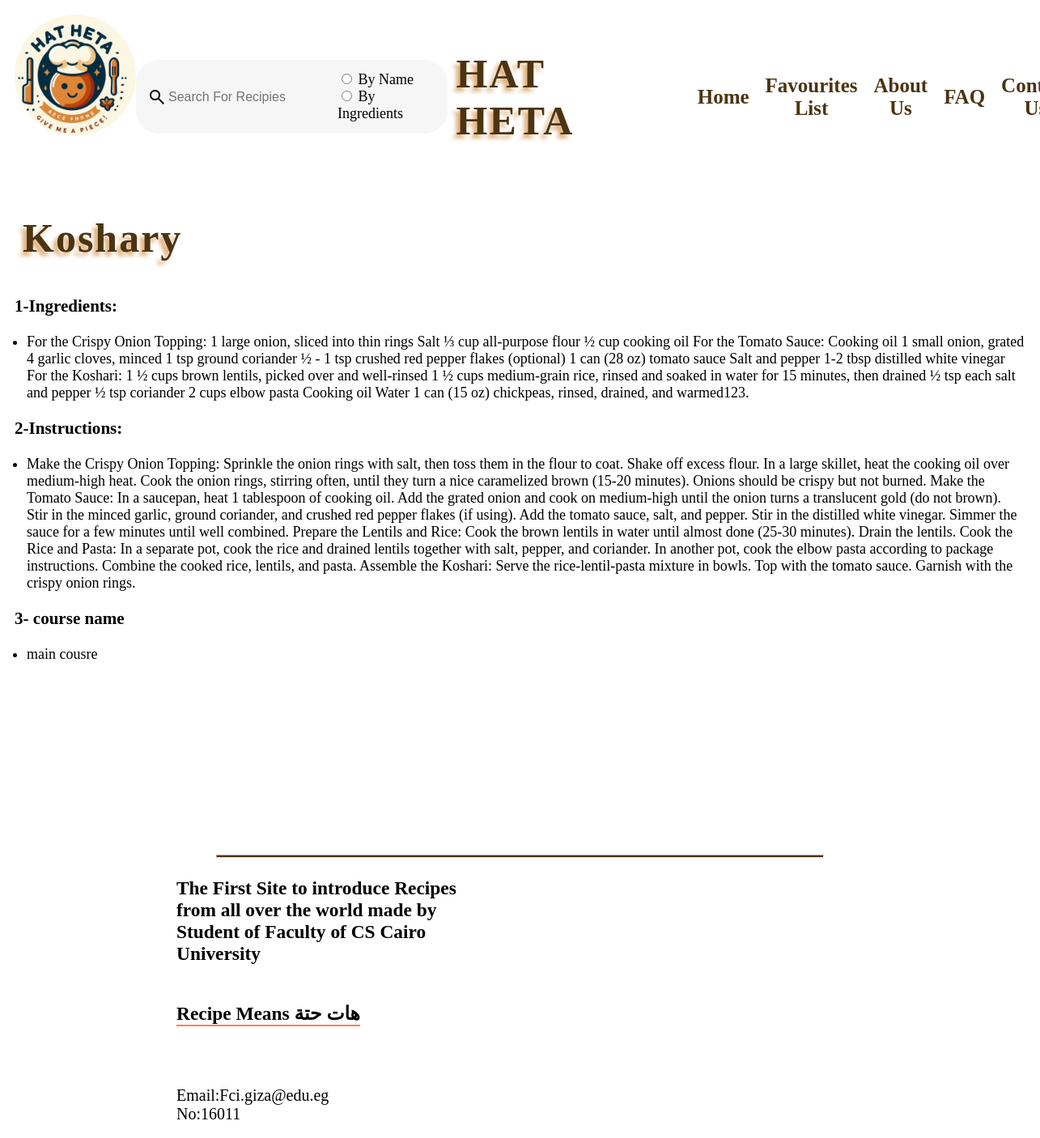
The page /display_recipe/27 on the database its author committed.
### recipe_finder_website/models.py (models this page shows)
class Recipe(models.Model):
    name = models.CharField(max_length=255)
    course_name=models.CharField(max_length=255)
    ingredients = models.CharField(max_length=1000)
    instructions = models.CharField(max_length=1000)
    image = models.ImageField(upload_to='RecipePhotos', null=True, blank=True)

### recipe_finder_website/views.py (the view)
# urls.py: path('display_recipe/<int:id>' , views.dispalyRecipe, name='displayRecipe'),
def dispalyRecipe(request , id):
    displayedRecipe = Recipe.objects.get(id = id)
    context = {'Recipe' : displayedRecipe}
    return render(request , 'USER RECIPES.html' , context)

### recipe_finder_website/templates/USER RECIPES.html (shortened to what this page needs)
<!DOCTYPE html>
<html lang="en">
<head>
    {% load static %}
    <link rel="stylesheet" href="{% static 'CSS/HATHETA.css' %}">
</head>
<body>
<div class="hea">
    <img class="basla" src="{% static 'Images/Minfa34.jpg' %}" />
    <div id="se">
        <span class="material-symbols-outlined" id="search-icon">search</span>
        <input type="search" placeholder="Search For Recipies" id="search-input">
        <form id="myForm">
            <input type="radio" id="option1" name="options" value="option1">
            <label for="option1">By Name</label><br>
            <input type="radio" id="option2" name="options" value="option2">
            <label for="option2">By Ingredients</label><br>
        </form>
    </div>
    <h1>HAT HETA</h1>
    <ul>
        <li><a href="{% url 'userHome' %}" >Home</a></li>
        <li><a href="{% url 'show_favs' %}">Favourites List</a></li>
        <li><a href="{% url 'aboutUs' %}">About Us</a></li>
        <li><a href="{% url 'userFAQ' %}">FAQ</a></li>
        <li><a href="https://www.facebook.com">Contact Us</a></li>
    </ul>
</div>
    <div>
        <h1 class="ST"> {{ Recipe.name }} </h1>
            <h3>1-Ingredients:</h3>
        <ul>
            <li> {{ Recipe.ingredients }} </li>
        </ul>
            <h3>2-Instructions:</h3>
        <ul>
            <li> {{ Recipe.instructions }} </li>
        </ul>
        <h3> 3- course name </h3>
        <ul>
            <li>{{Recipe.course_name}}</li>
        </ul>
    <div>
        <br>
        <br>
        <br>
        <br>
        <br>
        <br>
        <br>
        <br>
        <br>
        <br>
    <hr id="line">
    <footer>
        <h3>The First Site to introduce Recipes from all over the world made by Student of Faculty of CS Cairo University</h3>
        <h3 id="con">Recipe Means <span>هات حتة</span></h3>
        <div id="About">
            <p>Email:Fci.giza@edu.eg</p>
            <p>No:16011</p>
        </div>
    </footer>
</body>

### recipe_finder_website/static/CSS/HATHETA.css (style rules this page uses)
body { padding: 10px; font-size: 18px; }
h1 { padding: 10px; }
footer { width:30%; margin-left:200px; font-size:20px; }
#About { margin-top:50px; }
#About p { margin:0; }
#con { border-bottom:2px solid coral; display:inline-block; }
#line { width:60%; font-weight: bold; height:2px; background-color:rgb(76, 52, 18); }
h1 { font-size:50px; color: rgb(76, 52, 18); letter-spacing: 2px; font-weight: bold; text-shadow: -5px 5px 5px #dfaf7b; }
.basla { height:150px;width:150px; align-self: flex-start; border-radius:50%; }
.hea { flex-direction: row; display:flex; align-items: center; justify-content: space-between; width: 89%; }
.hea ul { list-style-type:none; width:25%; display: flex; align-items: center; justify-content: space-between; align-content: space-between; text-align:center; font-size: 25px; font-weight: bold; }
.hea a { text-decoration: none; }
#se { display: flex; height:max-content; width: max-content; align-items: center; justify-content: center; align-content:center; border-radius:28px; padding:14px; background-color:#f6f6f6; }
#search-input { color:#333333; font-size:16px; outline:none; border:none; background-color:transparent; }
ul li a { color: rgb(76, 52, 18); }
.hea li { padding:10px; }
ul { padding-inline-start:15px; }

### rows shown on the page
Recipe: name "Koshary", ingredients "For the Crispy Onion Topping: 1 large onion, sliced into thin rings Salt ⅓ cup all-purpose flour ½ cup cooking oil For the Tomato Sauce: Cooking oil 1 small onion, grated 4 garlic cloves, minced 1 tsp ground coriander ½ - 1 tsp crushed red pepper flakes (optional) 1 can (28 oz) tomato sauce Salt and pepper 1-2 tbsp distilled white vinegar For the Koshari: 1 ½ cups brown lentils, picked over and well-rinsed 1 ½ cups medium-grain rice, rinsed and soaked in water for 15 minutes, then drained ½ tsp each salt and pepper ½ tsp coriander 2 cups elbow pasta Cooking oil Water 1 can (15 oz) chickpeas, rinsed, drained, and warmed123.", instructions "Make the Crispy Onion Topping: Sprinkle the onion rings with salt, then toss them in the flour to coat. Shake off excess flour. In a large skillet, heat the cooking oil over medium-high heat. Cook the onion rings, stirring often, until they turn a nice caramelized brown (15-20 minutes). Onions should be crispy but not burned. Make the Tomato Sauce: In a saucepan, heat 1 tablespoon of cooking oil. Add the grated onion and cook on medium-high until the onion turns a translucent gold (do not brown). Stir in the minced garlic, ground coriander, and crushed red pepper flakes (if using). Add the tomato sauce, salt, and pepper. Stir in the distilled white vinegar. Simmer the sauce for a few…", course_name "main cousre"
